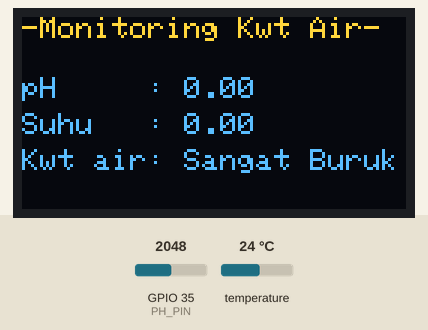
Simulated run of this sketch. Board: ESP32. Shown: 128×64 one-colour display. Inputs (shaded band) come from the test bench; at power-on: temperature 24 °C, GPIO 35 (PH_PIN) = 2048. The OLED is the two-colour kind (top 16 rows yellow); WiFi joins after 1.5 s; servers stay silent unless stated; the display library's start-up logo is not drawn; uploads are accepted with an empty reply; EEPROM starts erased; what the sketch prints to the serial monitor is not drawn.

Above: at 7.2 s.
7.3 s: temperature set to 28 °C
At 14.9 s:
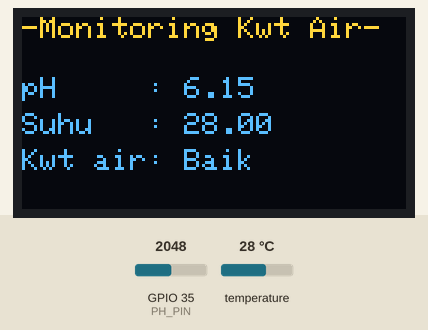
18.5 s: GPIO 35 (PH_PIN) set to 2162
At 29.5 s:
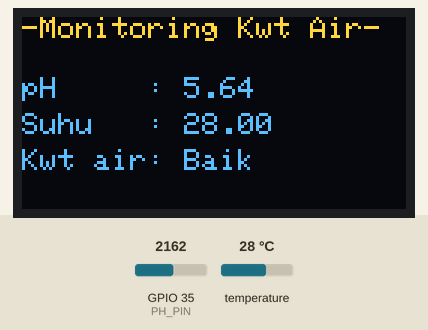
30.6 s: GPIO 35 (PH_PIN) set to 2283
At 38.0 s:
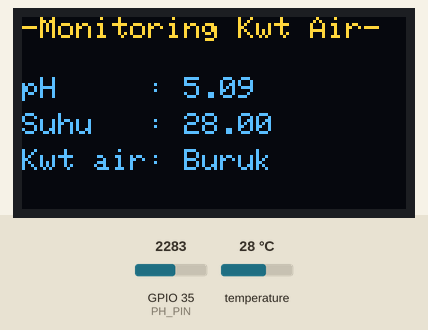
41.8 s: temperature set to 12 °C
At 52.6 s:
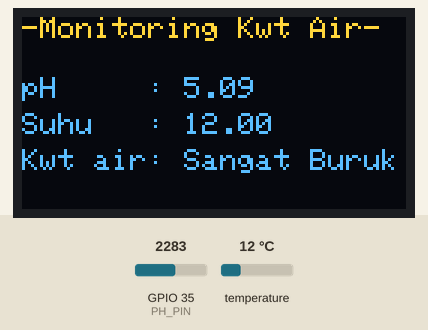
53.2 s: temperature set to 19 °C
64.4 s: GPIO 35 (PH_PIN) set to 2047
At 74.6 s:
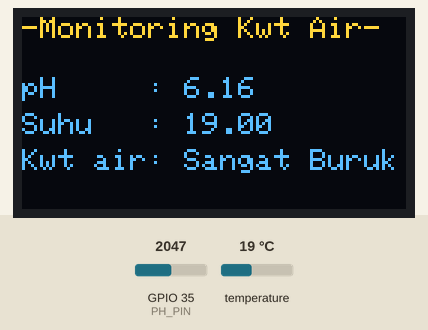
Timing chart, 0 to 76.1 s (numbered marks = the images above; inputs shaded):
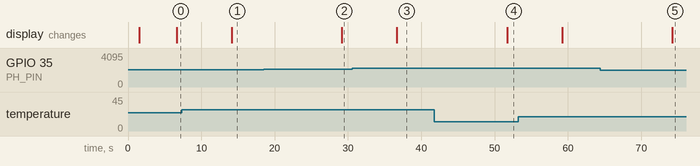

Measured:
- the behaviour switches between 2210 and 2211 on GPIO 35 (PH_PIN) (found by bisection; images 2 and 3)
- after the input at 7.3 s, the display: changes after 6.9 s (image 1)
- after the input at 18.5 s, the display: changes after 10.7 s (image 2)
- after the input at 30.6 s, the display: changes after 6.1 s (image 3)
- after the input at 41.8 s, the display: changes after 9.9 s (image 4)
- after the input at 64.4 s, the display: changes after 9.8 s (image 5)

The sketch:

Skripsi_Ahmad-Riadi_WMS.ino
```cpp
#include "WiFi.h"
#include <HTTPClient.h>//Spread Sheet library HTTP
#include "DFRobot_ESP_PH.h"//PH Sensor
#include "EEPROM.h"
#include <OneWire.h>
#include <DallasTemperature.h> //suhu Sensor
#include <FirebaseESP32.h>//Firebase
#include <Wire.h>
#include <Adafruit_SSD1306.h> // Memanggil Library OLED SSD1306
#include <string.h>

#define FIREBASE_HOST "" //untuk database realtime
#define FIREBASE_AUTH "" // untuk token database secrets
FirebaseData firebaseData;
FirebaseAuth firebaseAuth;
FirebaseConfig firebaseConfig;
// WiFi credentials
const char* ssid = "";         // change SSID
const char* password = "";    // change password
//  Google script ID and required credentials
String GOOGLE_SCRIPT_ID = "";    // change Gscript ID

// Constants for pH sensor
DFRobot_ESP_PH ph;
#define ESPADC 4096.0   // The ESP32 Analog Digital Conversion value
#define ESPVOLTAGE 3300 // The ESP32 voltage supply value
#define PH_PIN 35       // The ESP32 GPIO data pin number
const int oneWireBus = 5; // Constants for DS18B20 suhu sensor
OneWire oneWire(oneWireBus); // Setup oneWire instance to communicate with DS18B20
DallasTemperature sensors(&oneWire); // Setup DallasTemperature to access the sensor

#define SCREEN_WIDTH 128  // Lebar Oled dalam Pixel
#define SCREEN_HEIGHT 64  // Tinggi Oled dalam Pixel
#define OLED_RESET 4
Adafruit_SSD1306 display(SCREEN_WIDTH, SCREEN_HEIGHT, &Wire, OLED_RESET);


float PH, suhu;
float voltage;
float A, B;
String hasil;
String hasilKodular;

char kualitas1[] = "Sangat Buruk";
char kualitas2[] = "Buruk";
char kualitas3[] = "Baik";
char kualitas4[] = "Sangat Baik";

//======== nilai keanggotaan OUTPUT ============
float SBU = 0.2; // SBU = Sangat Buruk
float BU  = 0.4; // BU  = Buruk
float BA  = 0.6; // BA  = Baik
float SBA = 0.8; // SBA = Sangat Baik


float minr[26];
float Rule[26];


void setup()
{
    Serial.begin(115200);
    EEPROM.begin(32); // Needed to permit storage of calibration value in EEPROM
    ph.begin();
    sensors.begin();  // Initialize the DS18B20 sensor
    Serial.println("DS18B20 Sensor Suhu");
    // connect to WiFi
    Serial.println();
    Serial.print("Connecting to wifi: ");
    Serial.println(ssid);
    Serial.flush();
    WiFi.begin(ssid, password);
    while (WiFi.status() != WL_CONNECTED) {
      delay(500);
      Serial.print(".");
    }
    // Konfigurasi Firebase
    firebaseConfig.host = FIREBASE_HOST;
    firebaseConfig.signer.tokens.legacy_token = FIREBASE_AUTH;
    Firebase.begin(&firebaseConfig, &firebaseAuth);
    //Display Oled
    if (!display.begin(SSD1306_SWITCHCAPVCC, 0x3C)) {  // alamat I2C 0x3C untuk 128x28
    Serial.println(F("SSD1306 Gagal"));
    for (;;)
      ;  // mengulang terus, hingga bisa menghubungkan ke I2C Oled
  }
}


//======== Fungsi keanggotaan SUHU =========================================

float fuSSdingin(){

    if      (suhu >= 26)             {return 0;}

    else if (25 < suhu && suhu < 26) {return (26 - suhu) / (26 - 25);}

    else if (suhu <= 25)             {return 1;}
}


float fuSdingin(){

    if      (suhu <= 25 || suhu >= 28) {return 0;}

    else if (25 < suhu && suhu < 26)   {return (suhu - 25) / (26 - 25);}

    else if (26 <= suhu && suhu <= 27) {return 1;}

    else if (27 < suhu && suhu < 28)   {return (28 - suhu) / (28 - 27);}
}


float fuSnormal(){

    if (suhu <= 27 || suhu >= 31)    {return 0;}

    else if (27 < suhu && suhu < 29) {return (suhu - 27) / (29 - 27);}

    else if (suhu == 29)             {return 1;}

    else if (29 < suhu && suhu < 31) {return (31 - suhu) / (31 - 29);}
}


float fuSpanas() {

    if      (suhu <= 30 || suhu >= 33) {return 0;}

    else if (30 < suhu && suhu < 31)   {return (suhu - 30) / (31 - 30);}

    else if (31 <= suhu && suhu <= 32) {return 1;}

    else if (32 < suhu && suhu < 33)   {return (33 - suhu) / (33 - 32);}
}


float fuSSpanas() {

    if (suhu <= 32)                  {return 0;}

    else if (32 < suhu && suhu < 33 ){return (suhu - 32) / (33 - 32);}

    else if (suhu >= 33)             {return 1;}
}
//========================================================================

//======== Fungsi keanggotaan pH =========================================

float fuPSasam(){

    if      (PH >= 5.5)           {return 0;}

    else if (5 < PH && PH < 5.5)  {return (5.5 - PH) / (5.5 - 5);}

    else if (PH <= 5)             {return 1;}
}


float fuPasam(){

    if      (PH <= 5 || PH >= 6.5) {return 0;}

    else if (5 < PH && PH < 5.5)   {return (PH - 5) / (5.5 - 5);}

    else if (5.5 <= PH && PH <= 6) {return 1;}

    else if (6 < PH && PH < 6.5)   {return (6.5 - PH) / (6.5 - 6);}
}


float fuPnormal(){

    if (PH <= 6 || PH >= 8)    {return 0;}

    else if (6 < PH && PH < 7) {return (PH - 6) / (7 - 6);}

    else if (PH == 7)          {return 1;}

    else if (7 < PH && PH < 8) {return (8 - PH) / (8 - 7);}
}


float fuPbasa() {

    if      (PH <= 7.5 || PH >= 9) {return 0;}

    else if (7.5 < PH && PH < 8)   {return (PH - 7.5) / (8 - 7.5);}

    else if (8 <= PH && PH <= 8.5) {return 1;}

    else if (8.5 < PH && PH < 9)   {return (9 - PH) / (9 - 8.5);}
}


float fuPSbasa() {

    if (PH <= 8.5)                {return 0;}

    else if (8.5 < PH && PH < 9)  {return (PH - 8.5) / (9 - 8.5);}

    else if (PH >= 9)             {return 1;}
}

//========================================================================


float Min(float a, float b)
{
    if (a < b)
    {
        return a;
    }
    else if (b < a)
    {
        return b;
    }
    else
    {
        return a;
    }
}


void rule()
{
// R1 If pH Normal and Suhu Normal then kualitas Sangat_Baik
    minr[1] = Min(fuPnormal(), fuSnormal());
    Rule[1] = SBA;

// R2 If pH Normal and Suhu Panas then kualitas Baik
    minr[2] = Min(fuPnormal(), fuSpanas());
    Rule[2] = BA;

// R3 If pH Normal and Suhu Dingin then kualitas Baik
    minr[3] = Min(fuPnormal(), fuSdingin());
    Rule[3] = BA;

// R4 If pH Normal and Suhu Sangat Panas then kualitas Sangat_Buruk
    minr[4] = Min(fuPnormal(), fuSSpanas());
    Rule[4] = SBU;

// R5 If pH Normal and Suhu Sangat Dingin then kualitas Sangat_Buruk
    minr[5] = Min(fuPnormal(), fuSSdingin());
    Rule[5] = SBU;

// R6 If pH Asam and Suhu Normal then kualitas Baik
    minr[6] = Min(fuPasam(), fuSnormal());
    Rule[6] = BA;

// R7 If pH Asam and Suhu Panas then kualitas Buruk
    minr[7] = Min(fuPasam(), fuSpanas());
    Rule[7] = BU;

// R8 If pH Asam and Suhu Dingin then kualitas Buruk
    minr[8] = Min(fuPasam(), fuSdingin());
    Rule[8] = BU;

// R9 If pH Asam and Suhu Sangat Panas then kualitas Sangat_Buruk
    minr[9] = Min(fuPasam(), fuSSpanas());
    Rule[9] = SBU;

// R10 If pH Asam and Suhu Sangat Dingin then kualitas Sangat_Buruk
    minr[10] = Min(fuPasam(), fuSSdingin());
    Rule[10] = SBU;

// R11 If pH Basa and Suhu Normal then kualitas Baik
    minr[11] = Min(fuPbasa(), fuSnormal());
    Rule[11] = BA;

// R12 If pH Basa and Suhu Panas then kualitas Buruk
    minr[12] = Min(fuPbasa(), fuSpanas());
    Rule[12] = BU;

// R13 If pH Basa and Suhu Dingin then kualitas Buruk
    minr[13] = Min(fuPbasa(), fuSdingin());
    Rule[13] = BU;

// R14 If pH Basa and Suhu Sangat Panas then kualitas Sangat_Buruk
    minr[14] = Min(fuPbasa(), fuSSpanas());
    Rule[14] = SBU;

// R15 If pH Basa and Suhu Sangat Dingin then kualitas Sangat_Buruk
    minr[15] = Min(fuPbasa(), fuSSdingin());
    Rule[15] = SBU;

// R16 If pH Sangat_Asam and Suhu Normal then kualitas Sangat_Buruk
    minr[16] = Min(fuPSasam(), fuSnormal());
    Rule[16] = SBU;

// R17 If pH Sangat_Asam and Suhu Panas then kualitas Sangat_Buruk
    minr[17] = Min(fuPSasam(), fuSpanas());
    Rule[17] = SBU;

// R18 If pH Sangat_Asam and Suhu Dingin then kualitas Sangat_Buruk
    minr[18] = Min(fuPSasam(), fuSdingin());
    Rule[18] = SBU;

// R19 If pH Sangat_Asam and Suhu Sangat Panas then kualitas Sangat_Buruk
    minr[19] = Min(fuPSasam(), fuSSpanas());
    Rule[19] = SBU;

// R20 If pH Sangat_Asam and Suhu Sangat Dingin then kualitas Sangat_Buruk
    minr[20] = Min(fuPSasam(), fuSSdingin());
    Rule[20] = SBU;

// R21 If pH Sangat_Basa and Suhu Normal then kualitas Sangat_Buruk
    minr[21] = Min(fuPSbasa(), fuSnormal());
    Rule[21] = SBU;

// R22 If pH Sangat_Basa and Suhu Panas then kualitas Sangat_Buruk
    minr[22] = Min(fuPSbasa(), fuSpanas());
    Rule[22] = SBU;

// R23 If pH Sangat_Basa and Suhu Dingin then kualitas Sangat_Buruk
    minr[23] = Min(fuPSbasa(), fuSdingin());
    Rule[23] = SBU;

// R24 If pH Sangat_Basa and Suhu Sangat Panas then kualitas Sangat_Buruk
    minr[24] = Min(fuPSbasa(), fuSSpanas());
    Rule[24] = SBU;

// R25 If pH Sangat_Basa and Suhu Sangat Dingin then kualitas Sangat_Buruk
    minr[25] = Min(fuPSbasa(), fuSSdingin());
    Rule[25] = SBU;


}

float defuzzyfikasi()
{
    rule();
    A = 0;
    B = 0;

    for (int i = 1; i <= 25; i++)
    {
        // printf("Rule ke %d = %f\n", i, Rule[i]);
        // printf("Min ke %d = %f\n", i, minr[i]);
        A += Rule[i] * minr[i];
        B += minr[i];
    }
    // printf("Hasil A : %f\n", A);
    // printf("Hasil B : %f\n", B);
    return A / B;
}


void loop() {

  static unsigned long timepoint = millis();
  if (millis() - timepoint > 1000U)  // Time interval: 1s
  {
    timepoint = millis();
    // Read the suhu from the DS18B20 sensor
    sensors.requestTemperatures();
    suhu = sensors.getTempCByIndex(0);
    // Voltage = rawPinValue / ESPADC * ESPVOLTAGE
    voltage = analogRead(PH_PIN) / ESPADC * ESPVOLTAGE;  // Read the voltage
    Serial.print("Voltage: ");
    Serial.println(voltage, 4);

    // Display suhu
    Serial.print("suhu: ");
    Serial.print(suhu, 1);
    Serial.println(" °C");

    // Convert voltage to pH with suhu compensation
    PH = ph.readPH(voltage, suhu);
    Serial.print("pH: ");
    Serial.println(PH, 4);
  }


  Serial.print("Nilai pH         : ");
  Serial.println(PH);
  Serial.print("Nilai Suhu       : ");
  Serial.println(suhu);
  Serial.println("===========================================");
  Serial.println("===========   [KEANGGOTAAN SUHU]   ========");

  Serial.print("Sangat dingin    : ");
  Serial.println(fuSSdingin());

  Serial.print("Dingin           : ");
  Serial.println(fuSdingin());

  Serial.print("Normal           : ");
  Serial.println(fuSnormal());

  Serial.print("Panas            : ");
  Serial.println(fuSpanas());

  Serial.print("Sangat panas     : ");
  Serial.println(fuSSpanas());

  Serial.println("============   [KEANGGOTAAN PH]   =========");

  Serial.print("Sangat asam      : ");
  Serial.println(fuPSasam());

  Serial.print("Asam             : ");
  Serial.println(fuPasam());

  Serial.print("Normal           : ");
  Serial.println(fuPnormal());

  Serial.print("Basa             : ");
  Serial.println(fuPbasa());

  Serial.print("Sangat basa      : ");
  Serial.println(fuPSbasa());

  Serial.println("===========================================");

  Serial.print("Deffuzzyfikasi   : ");
  Serial.println(defuzzyfikasi());

  Serial.print("Kualitas Air     : ");
  if (defuzzyfikasi()  < 0.30) {
    hasil = "Sangat Buruk";
    hasilKodular = "Sangat-Buruk";
  }

  else if (defuzzyfikasi() < 0.50 && defuzzyfikasi() >= 0.30) {
    hasil = "Buruk";
    hasilKodular = "Buruk";
  }

  else if (defuzzyfikasi() < 0.70 && defuzzyfikasi() >= 0.50) {
    hasil = "Baik";
    hasilKodular = "Baik";
  }

  else if (defuzzyfikasi() >= 0.70) {
    hasil = "Sangat Baik";
    hasilKodular = "Sangat-Baik";
  }
  Serial.println(hasil);
  Serial.println();Serial.println();Serial.println();
  delay(5000);
  display.display();
  display.clearDisplay();               //Membersihkan tampilan
  display.setTextSize(1);               //Ukuran tulisan
  display.setTextColor(SSD1306_WHITE);  //Warna Tulisan
  display.setCursor(0, 0);              // Koordinat awal tulisan (x,y) dimulai dari atas-kiri
  display.print("-Monitoring Kwt Air-");
  display.setCursor(0, 20);    // Koordinat awal tulisan (x,y) dimulai dari atas-kiri
  display.print("pH     : ");  //Menampilkan Tulisan RobotikIndonesia
  display.println(PH);
  display.setCursor(0, 32);    // Koordinat awal tulisan (x,y) dimulai dari atas-kiri
  display.print("Suhu   : ");  //Menampilkan nilai variabel dataInt
  display.println(suhu);
  display.setCursor(0, 44);  // Koordinat awal tulisan (x,y) dimulai dari atas-kiri
  display.print("Kwt air: ");
  display.println(hasil);
  display.display();                              //Mulai Menampilkan
                                                  //-------------------- Mengirimkan data suhu dan kelembaban ke Firebase ----------------------
  String nilaipH = String(PH, 2);                 // Membatasi nilai pH menjadi 2 desimal
  String nilaisuhu = String(suhu, 2);             // Membatasi nilai suhu menjadi 2 desimal
  float nilaidefuzifikasi = defuzzyfikasi();  //buat variable baru untuk nilai defuzifikasi


  if (Firebase.setString(firebaseData, "/Hasil_Pembacaan/pH", nilaipH)) {
    Serial.println("pH terkirim");
  } else {
    Serial.println("pH tidak terkirim");
    Serial.println("Karena: " + firebaseData.errorReason());
  }

  if (Firebase.setString(firebaseData, "/Hasil_Pembacaan/Suhu", nilaisuhu)) {
    Serial.println("Suhu terkirim");
    Serial.println();
  } else {
    Serial.println("suhu tidak terkirim");
    Serial.println("Karena: " + firebaseData.errorReason());
  }

  if (Firebase.setString(firebaseData, "/Hasil_Pembacaan/Defuzifikasi", hasilKodular)) {
    Serial.println("Hasil Defuzifikasi terkirim");
    Serial.println();
  } else {
    Serial.println("Hasil Defuzifikasi tidak terkirim");
    Serial.println("Karena: " + firebaseData.errorReason());
  }
  //-----------------------------------
  String urlFinal = "https://script.google.com/macros/s/" + GOOGLE_SCRIPT_ID + "/exec?" + "pH=" + String(PH) + "&suhu=" + String(suhu) + "&hasil=" + String(hasil) + "&nilaidefuzifikasi=" + String(nilaidefuzifikasi);
  HTTPClient http;
  http.begin(urlFinal.c_str());
  http.setFollowRedirects(HTTPC_STRICT_FOLLOW_REDIRECTS);
  int httpCode = http.GET();
  //getting response from google sheet
  String payload;
  if (httpCode > 0) {
    payload = http.getString();
    Serial.println("Payload: " + payload);
  }
  //---------------------------------------------------------------------
  http.end();
  delay(1000);
}
```
